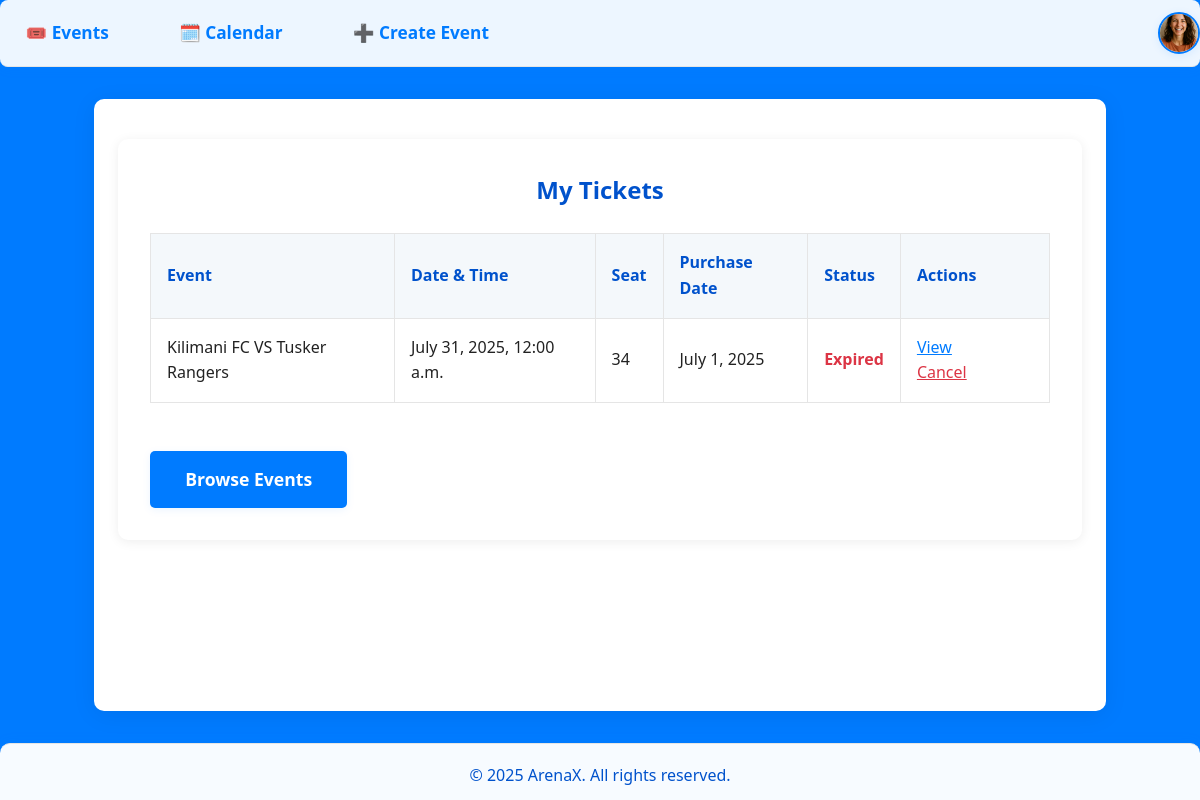
Page /tickets/ (signed in) on the earlier database version.
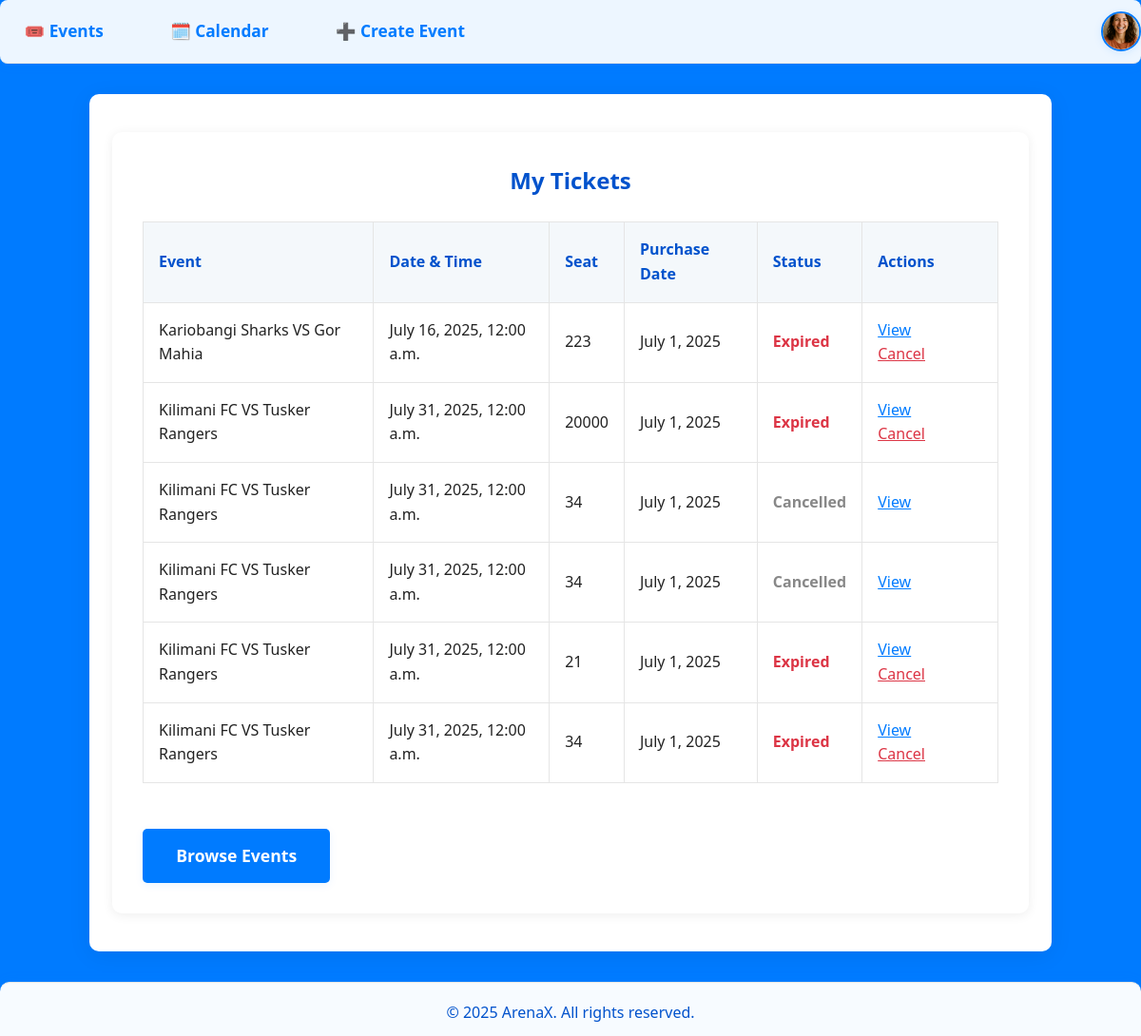
Same page on the later database version.
### tickets/models.py (models this page shows, shortened)
class Ticket(models.Model):
    STATUS_CHOICES = [
        ('Active', 'Active'),
        ('Cancelled', 'Cancelled'),
        ('Used', 'Used'),
    ]
    user = models.ForeignKey(User, on_delete=models.CASCADE, related_name='tickets')
    event = models.ForeignKey(Event, on_delete=models.CASCADE, related_name='tickets')
    tickettype = models.ForeignKey('TicketType', on_delete=models.CASCADE, related_name='tickets', null=True, blank=True)
    seat = models.CharField(max_length=50)
    purchase_date = models.DateTimeField(auto_now_add=True)
    status = models.CharField(max_length=10, choices=STATUS_CHOICES, default='Active')
    qr_code_url = models.URLField(blank=True, null=True)  # Optional: for QR code image
    qr_code_image = models.ImageField(upload_to='ticket_qrcodes/', blank=True, null=True)

### events/models.py (models this page shows, shortened)
class Event(models.Model):
    EVENT_TYPE_CHOICES = [
        ('sports', 'Sports Events'),
        ('entertainment', 'Entertainment Events'),
        ('civic', 'Civic and Political Events'),
        ('educational', 'Educational and Institutional Events'),
        ('corporate', 'Corporate and Business Events'),
        ('religious', 'Religious and Spiritual Events'),
        ('recreational', 'Recreational and Community Events'),
        ('esports', 'E-sports and Virtual Events'),
    ]
    name = models.CharField(max_length=200)
    date = models.DateTimeField()
    location = models.CharField(max_length=200)
    description = models.TextField(blank=True)
    thumbnail = models.ImageField(upload_to='event_thumbnails/', blank=True, null=True)  # <-- Added field
    event_type = models.CharField(max_length=32, choices=EVENT_TYPE_CHOICES, default='sports')

### tickets/views.py (the view)
# urls.py: path('', views.ticket_list, name='ticket_list'),
@login_required
def ticket_list(request):
    tickets = Ticket.objects.filter(user=request.user).select_related('event').order_by('-purchase_date')
    return render(request, 'tickets/ticket_list.html', {'tickets': tickets, 'now': timezone.now()})

### tickets/templates/tickets/ticket_list.html (shortened to what this page needs)
{% extends "base.html" %}
{% load static %}
{% block content %}
<div class="tickets-section">
    <h2>My Tickets</h2>
    {% if tickets %}
    <table class="ticket-table">
        <thead>
            <tr>
                <th>Event</th>
                <th>Date & Time</th>
                <th>Seat</th>
                <th>Purchase Date</th>
                <th>Status</th>
                <th>Actions</th>
            </tr>
        </thead>
        <tbody>
            {% for ticket in tickets %}
            <tr>
                <td>{{ ticket.event.name }}</td>
                <td>{{ ticket.event.date|date:"F j, Y, g:i a" }}</td>
                <td>{{ ticket.seat }}</td>
                <td>{{ ticket.purchase_date|date:"F j, Y" }}</td>
                <td>
                    {% if ticket.status == 'Cancelled' %}
                        <span class="ticket-status-cancelled">Cancelled</span>
                    {% elif ticket.event.date < now %}
                        <span class="ticket-status-expired">Expired</span>
                    {% else %}
                        <span class="ticket-status-valid">Valid</span>
                    {% endif %}
                </td>
                <td class="ticket-actions">
                    <a href="{% url 'ticket_detail' ticket.pk %}">View</a>
                    {% if ticket.status != 'Cancelled' %}
                        <a href="{% url 'ticket_cancel' ticket.pk %}" class="cancel">Cancel</a>
                    {% endif %}
                </td>
            </tr>
            {% endfor %}
        </tbody>
    </table>
    {% else %}
        <p>You have not purchased any tickets yet.</p>
    {% endif %}
    <a href="{% url 'event_list' %}" class="cta">Browse Events</a>
</div>
{% endblock %}

Differences in the rows shown:
added Ticket: event.name "Kariobangi Sharks VS Gor Mahia", event "July 16, 2025, 12:00 a.m.", seat "223", purchase_date "July 1, 2025", status "Expired"
added Ticket: event.name "Kilimani FC VS Tusker Rangers", event "July 31, 2025, 12:00 a.m.", seat "20000", purchase_date "July 1, 2025", status "Expired"
added Ticket: event.name "Kilimani FC VS Tusker Rangers", event "July 31, 2025, 12:00 a.m.", seat "34", purchase_date "July 1, 2025", status "Cancelled"
added Ticket: event.name "Kilimani FC VS Tusker Rangers", event "July 31, 2025, 12:00 a.m.", seat "34", purchase_date "July 1, 2025", status "Cancelled"
added Ticket: event.name "Kilimani FC VS Tusker Rangers", event "July 31, 2025, 12:00 a.m.", seat "21", purchase_date "July 1, 2025", status "Expired"
